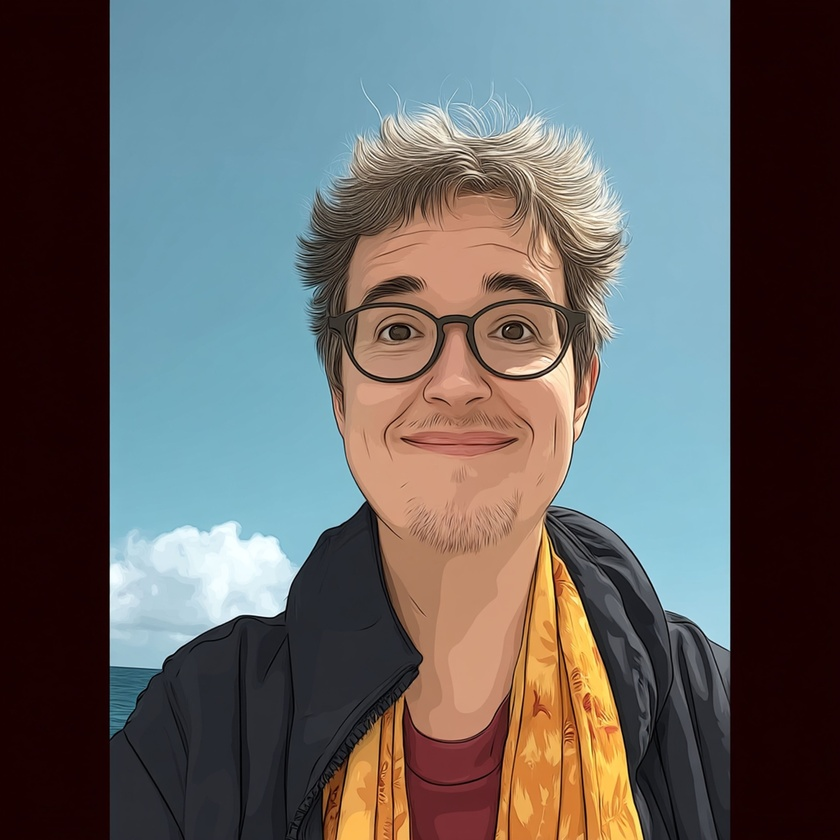
#> input picture 51IP Injenerija prykladnyh zastosunkiv/2/app/data/face.jpg, 840 x 840 px, shrunk from 1920 x 1920 before the run
$ python test.py
#> lines starting #> are read from the running program, lines starting #| are printed output that depends on the picture; after the words box and inside, x2 and y2 are one past the last pixel; in counts of white or black regions, pixels touching at a corner belong together
import os
import cv2

face_cascade = cv2.CascadeClassifier(
    cv2.data.haarcascades + "haarcascade_frontalface_default.xml"
)

current_dir = os.path.dirname(os.path.abspath(__file__))
image_file_name = "face.jpg"
image_file_path = os.path.join(current_dir, "data", image_file_name)
img = cv2.imread(image_file_path)
#> img is the input picture: shape (840, 840, 3); mean B, G, R 100.5, 101, 101.6
gray = cv2.cvtColor(img, cv2.COLOR_BGR2GRAY)
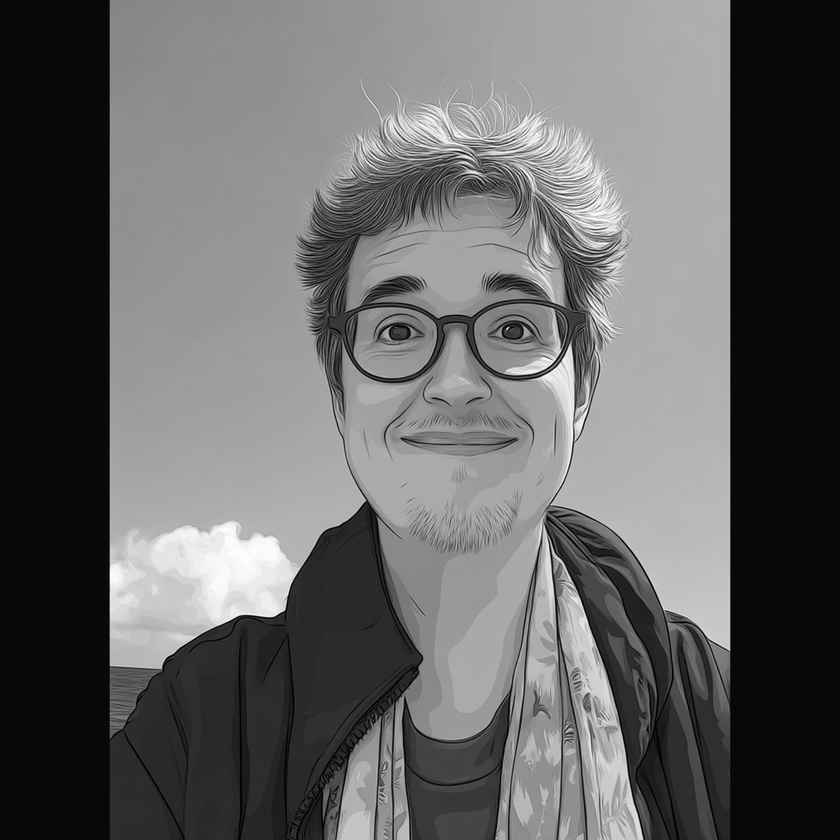
#> gray: shape (840, 840); min 0, max 254, mean 101.1

faces = face_cascade.detectMultiScale(
    gray, scaleFactor=1.1, minNeighbors=5, minSize=(30, 30)
)
#> faces = [[291, 192, 327, 327]]

for x, y, w, h in faces:
    cv2.rectangle(img, (x, y), (x + w, y + h), (0, 255, 0), 2)
#> this loop made 1 pass
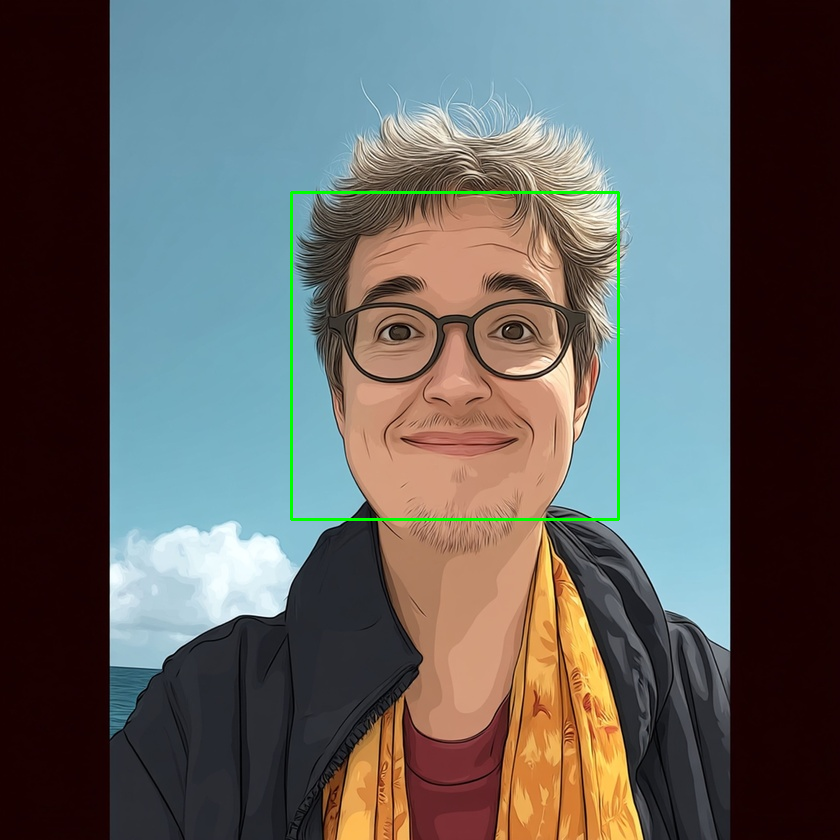
#> img: shape (840, 840, 3); 0.56% of pixels changed, all inside (x1, y1, x2, y2) = (290, 191, 620, 521)
cv2.imshow("Faces", img)
cv2.waitKey(0)
cv2.destroyAllWindows()
